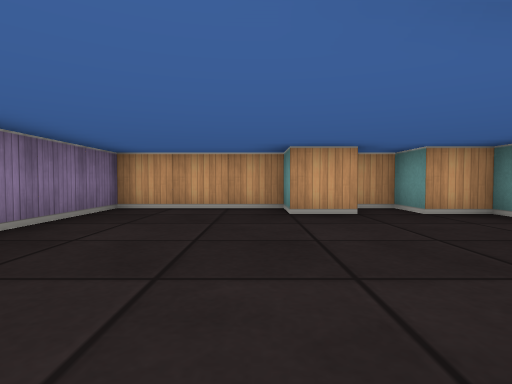
view 1 (above)

18 first-person views from a walk through a cub3D level. The camera is about half as high as the walls, tilts 2° down and sees 80° across. The floor is counted in squares. Each view is taken from the middle of a square. On the plan, view 1 faces up. The plan holds only what a view shows up to about 9 squares ahead; the rest is blank. The place goes on beyond the plan.

view 2
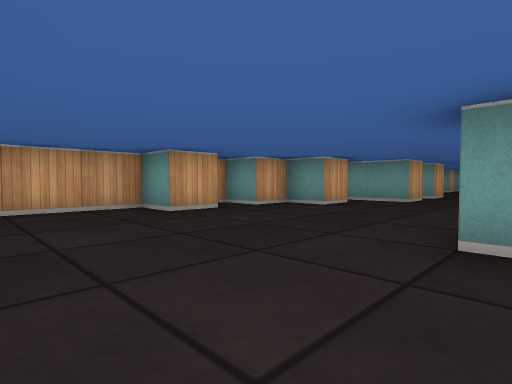

view 3
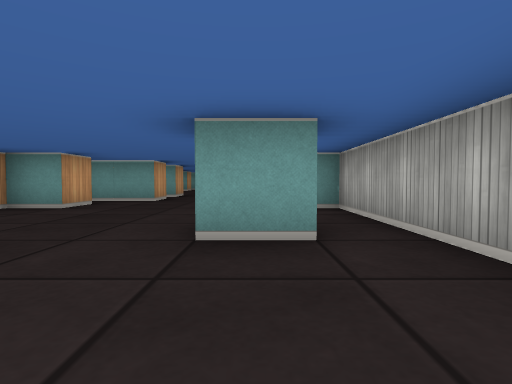

view 4
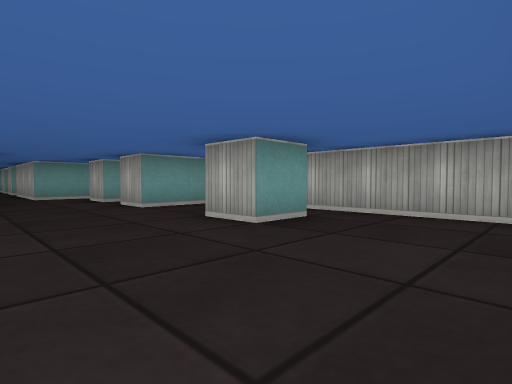

view 5
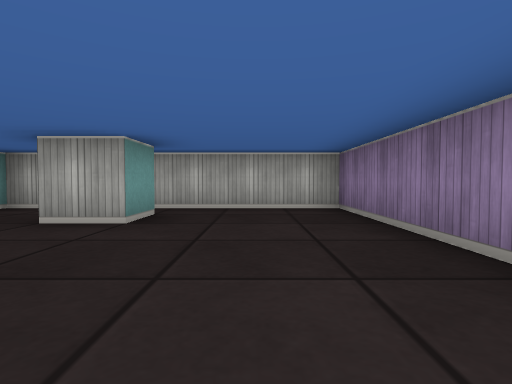

view 6
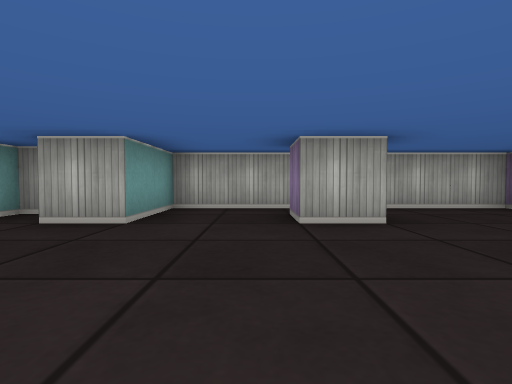

view 7
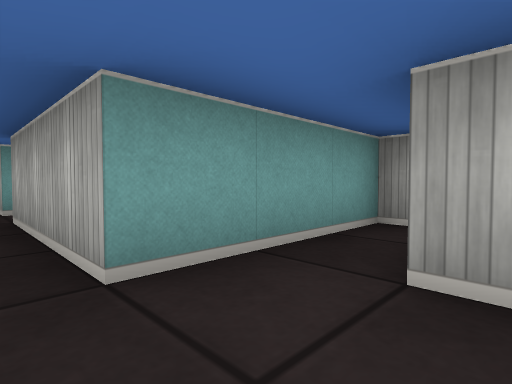

view 8
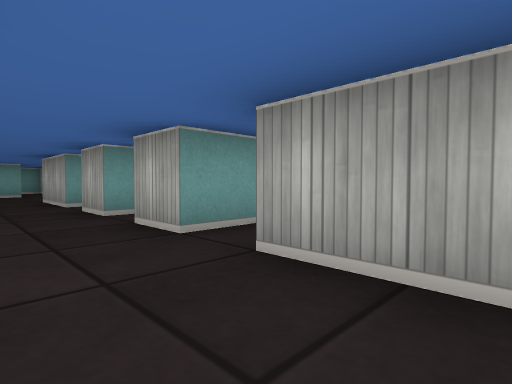

view 9
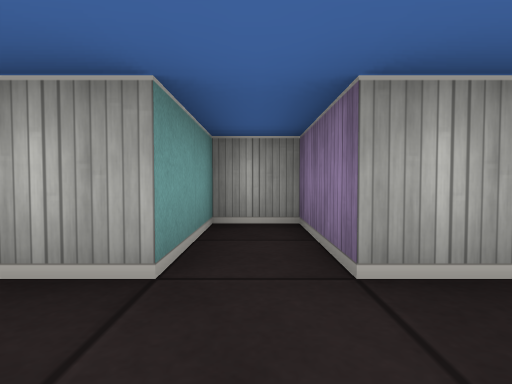

view 10
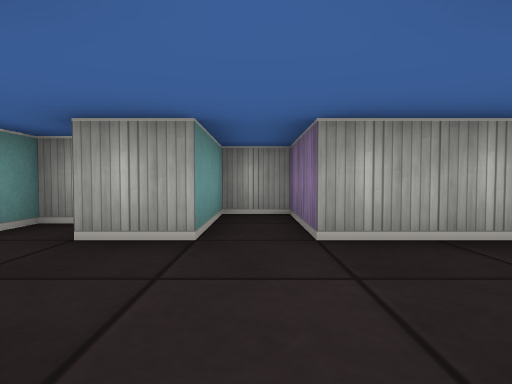

view 11
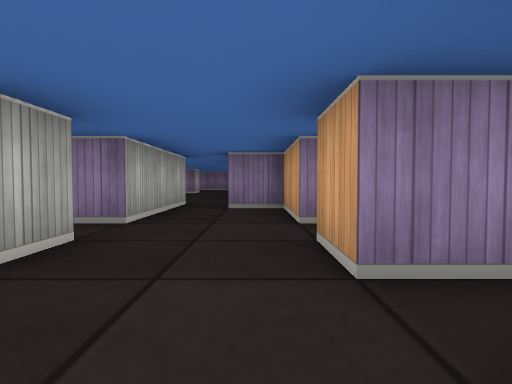

view 12
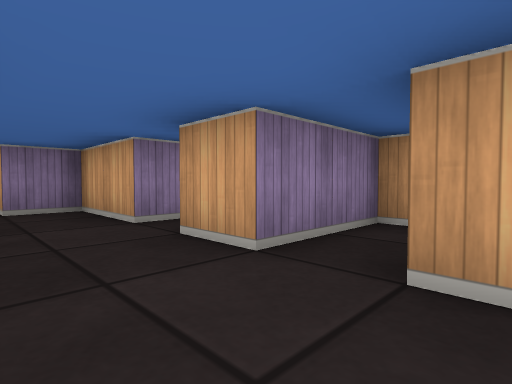

view 13
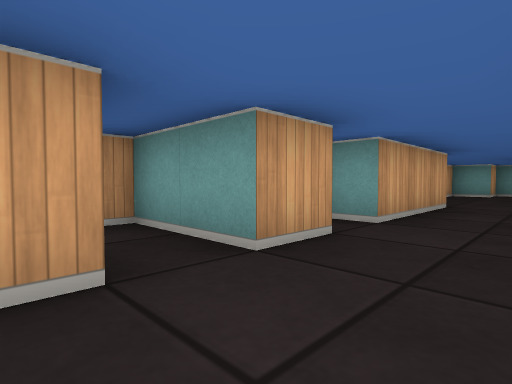

view 14
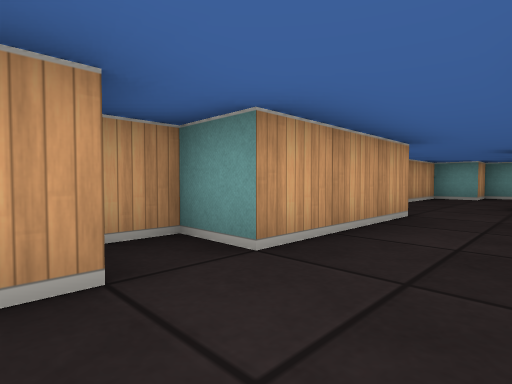

view 15
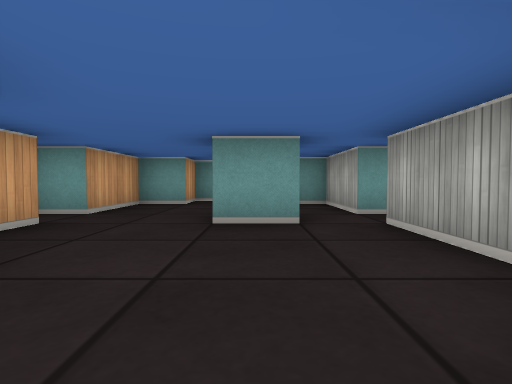

view 16
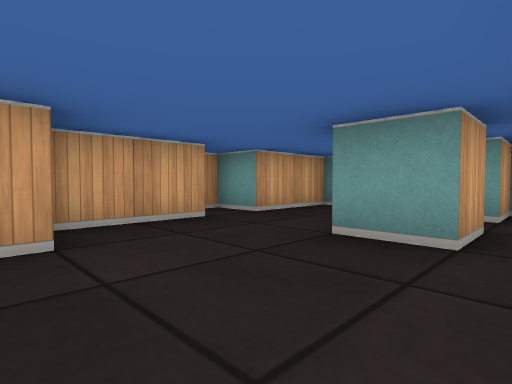

view 17
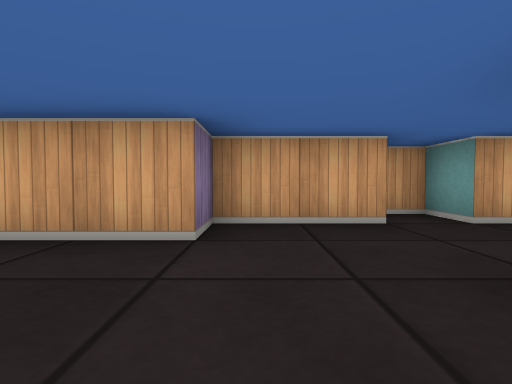

view 18
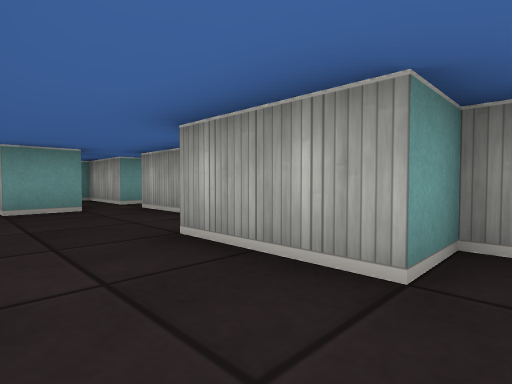

### Floor plan
Points are (right, up) in squares from view 1. A wall is a line through its corners. A room is listed if a view was taken in it or the views show most of it. See-through windows are left out.
Room 1 (views 1, 2, 3, 4, 5, 6, 7)
walls: (1.6, 4.5) (0.5, 4.5) (0.5, 5.5) (-2.5, 5.5) (-2.5, -1.5) (3.5, -1.5) (3.5, 0.5) (4.5, 0.5); (0.5, -0.6) (0.5, 0.5) (1.5, 0.5) (1.5, -0.5); (4.5, 3.5) (3.5, 3.5) (3.5, 4.5) (2.5, 4.5) (2.5, 5.5) (1.8, 5.5); (5.5, -0.5) (5.5, 0.5) (6.5, 0.5); (6.5, 2.5) (5.5, 2.5) (5.5, 4.1)
ways out: opening at (6, 1.5) to room 5
Room 2 (views 8, 9, 10)
walls: (10.5, 4.1) (10.5, 3.5) (8.5, 3.5) (8.5, 2.5) (7.5, 2.5); (7.5, 1.5) (10.5, 1.5) (10.5, -0.5) (11.5, -0.5) (11.5, 1.5)
ways out: opening at (12, 2.5) to room 3; opening at (8, 2) to room 5
Room 3 (views 11, 12, 13, 14)
walls: (14.6, 3.5) (13.5, 3.5) (13.5, 5.5) (12.5, 5.5) (12.5, 3.5) (11.5, 3.5); (11.5, 1.5) (12.5, 1.5); (13, 0.5) (13.5, 0.5) (13.5, 1.5) (14.5, 1.5)
ways out: opening at (12, 2.5) to room 2; opening at (14, 2.5) to room 4
Room 4 (views 15, 16, 17, 18)
walls: (20.6, 4.5) (18.5, 4.5) (18.5, 3.5) (15.5, 3.5) (15.5, 4.5) (14.8, 4.5); (18.8, 0.5) (20.5, 0.5); (21.5, 1.5) (20.5, 1.5) (20.5, 2.5); (21.5, 0.5) (23.5, 0.5) (23.5, 1.5) (22.5, 1.5); (15.5, 0.4) (15.5, 1.5) (17.5, 1.5); (24.5, 2.9) (24.5, 3.5) (23.5, 3.5) (23.5, 4.5) (21.5, 4.5) (21.5, 5.5) (20.9, 5.5)
ways out: opening at (14, 2.5) to room 3; opening at (21, -0.5)
Room 5 (no view inside)
walls: (7.5, 2.5) (7.5, 2.9); (7.5, -1.6) (7.5, 1.5)
ways out: opening at (6, 1.5) to room 1; opening at (8, 2) to room 2

Positions as (right, up) in squares from view 1, and headings:
1: (0, 0), facing up
2: (-2, 0), facing up-right
3: (-2, 0), facing right
4: (-2, 3), facing down-right
5: (-1, 4), facing down
6: (2, 4), facing down
7: (6, 2), facing down-right
8: (9, 3), facing down-right
9: (11, 3), facing down
10: (11, 4), facing down
11: (14, 3), facing left
12: (14, 2), facing up-left
13: (12, 2), facing up-right
14: (14, 2), facing up-right
15: (17, 2), facing right
16: (18, 1), facing up-right
17: (19, 1), facing up
18: (15, 3), facing down-right
